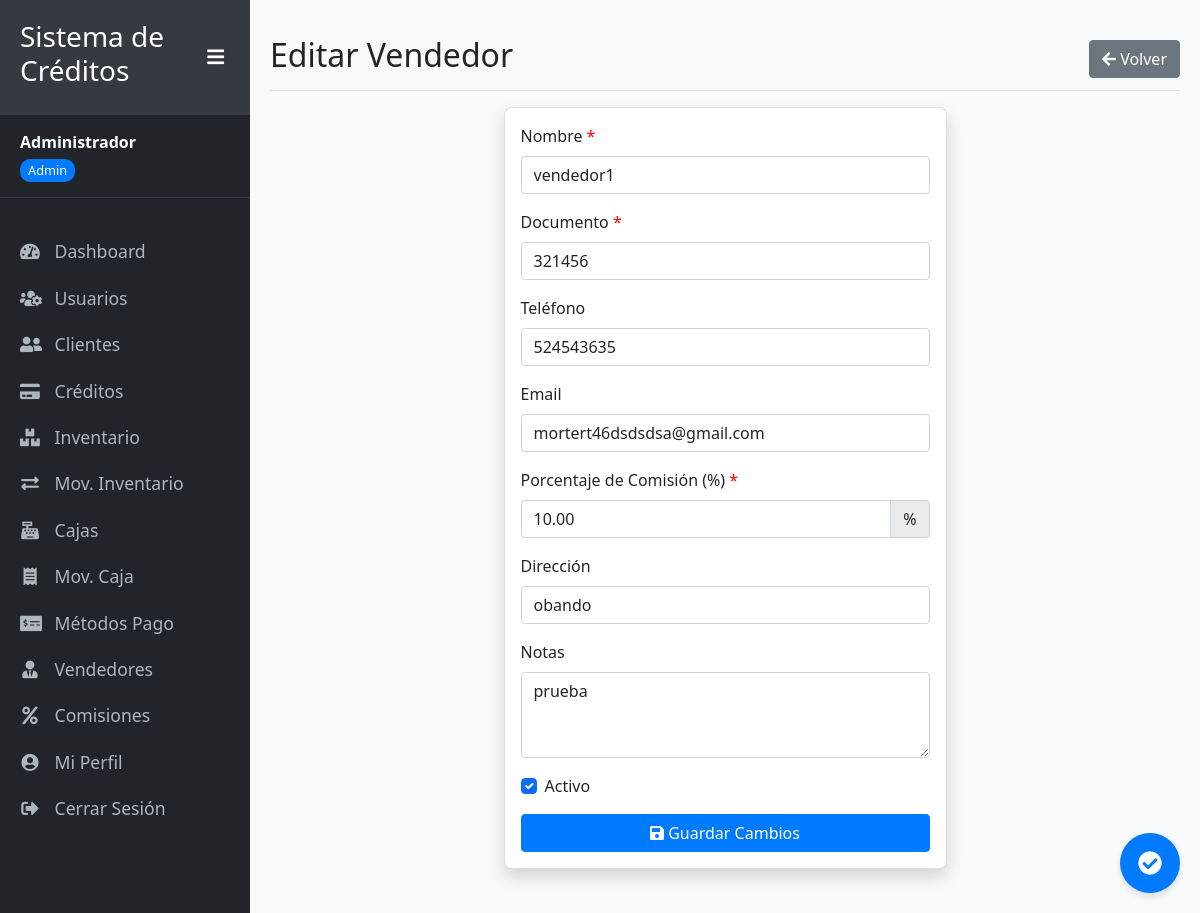
Page /editar_vendedor/1 (signed in) on the committed database.
### app_simple.py (models this page shows, shortened)
class Usuario(UserMixin, db.Model):
    id = db.Column(db.Integer, primary_key=True)
    nombre = db.Column(db.String(100), nullable=False)
    email = db.Column(db.String(100), unique=True, nullable=False)
    password_hash = db.Column(db.String(200), nullable=False)
    rol = db.Column(db.String(20), default='usuario')  # admin, usuario, cobrador, vendedor
    activo = db.Column(db.Boolean, default=True)
    fecha_creacion = db.Column(db.DateTime, default=datetime.utcnow)

class Vendedor(db.Model):
    id = db.Column(db.Integer, primary_key=True)
    nombre = db.Column(db.String(100), nullable=False)
    documento = db.Column(db.String(20), unique=True, nullable=False)
    telefono = db.Column(db.String(20))
    email = db.Column(db.String(100))
    direccion = db.Column(db.String(200))
    porcentaje_comision = db.Column(db.Numeric(5, 2), default=0)
    notas = db.Column(db.Text)
    activo = db.Column(db.Boolean, default=True)
    fecha_creacion = db.Column(db.DateTime, default=datetime.utcnow)
    creditos = db.relationship('Credito', backref='vendedor', lazy=True)
    comisiones = db.relationship('Comision', backref='vendedor', lazy=True)

### app_simple.py (the view, shortened to what this page needs)
@app.route('/editar_vendedor/<int:vendedor_id>', methods=['GET', 'POST'])
@login_required
def editar_vendedor(vendedor_id):
    vendedor = Vendedor.query.get_or_404(vendedor_id)
    form = VendedorForm(obj=vendedor)
    return render_template('finanzas/form_vendedor.html', form=form, vendedor=vendedor)

### app_simple.py
class VendedorForm(FlaskForm):
    nombre = StringField('Nombre', validators=[DataRequired(), Length(min=2, max=100)])
    documento = StringField('Documento', validators=[DataRequired(), Length(min=5, max=20)])
    telefono = StringField('Teléfono', validators=[Length(max=20)])
    email = StringField('Email', validators=[Optional(), Email(), Length(max=100)])
    direccion = StringField('Dirección', validators=[Length(max=200)])
    porcentaje_comision = DecimalField('Porcentaje de Comisión (%)', validators=[NumberRange(min=0, max=100)], default=0)
    notas = TextAreaField('Notas')
    activo = BooleanField('Activo', default=True)
    submit = SubmitField('Guardar')

### app_simple.py (called while the page is built)
@login_manager.user_loader
def load_user(user_id):
    return Usuario.query.get(int(user_id))

### templates/finanzas/form_vendedor.html (shortened to what this page needs)
{% extends "layouts/base.html" %}
{% block content %}
<div class="d-flex justify-content-between flex-wrap flex-md-nowrap align-items-center pt-3 pb-2 mb-3 border-bottom">
    <h1 class="h2">{{ 'Editar' if vendedor else 'Crear Nuevo' }} Vendedor</h1>
    <div class="btn-toolbar mb-2 mb-md-0">
        <a href="{{ url_for('vendedores') }}" class="btn btn-secondary">
            <i class="fas fa-arrow-left"></i> Volver
        </a>
    </div>
</div>
<div class="row">
    <div class="col-md-8 col-lg-6 mx-auto">
        <div class="card shadow">
            <div class="card-body">
                <form method="POST" action="{{ url_for('editar_vendedor', vendedor_id=vendedor.id) if vendedor else url_for('crear_vendedor') }}">
                    <div class="mb-3">
                        {{ form.nombre.label(class="form-label required") }}
                        {{ form.nombre(class="form-control" + (" is-invalid" if form.nombre.errors else "")) }}
                    </div>
                    <div class="mb-3">
                        {{ form.documento.label(class="form-label required") }}
                        {{ form.documento(class="form-control" + (" is-invalid" if form.documento.errors else "")) }}
                    </div>
                    <div class="mb-3">
                        {{ form.telefono.label(class="form-label") }}
                        {{ form.telefono(class="form-control" + (" is-invalid" if form.telefono.errors else "")) }}
                    </div>
                    <div class="mb-3">
                        {{ form.email.label(class="form-label") }}
                        {{ form.email(class="form-control" + (" is-invalid" if form.email.errors else "")) }}
                    </div>
                    <div class="mb-3">
                        {{ form.porcentaje_comision.label(class="form-label required") }}
                        <div class="input-group">
                            {{ form.porcentaje_comision(class="form-control" + (" is-invalid" if form.porcentaje_comision.errors else ""), type="number", step="0.01") }}
                            <span class="input-group-text">%</span>
                        </div>
                    </div>
                    <div class="mb-3">
                        {{ form.direccion.label(class="form-label") }}
                        {{ form.direccion(class="form-control" + (" is-invalid" if form.direccion.errors else "")) }}
                    </div>
                    <div class="mb-3">
                        {{ form.notas.label(class="form-label") }}
                        {{ form.notas(class="form-control" + (" is-invalid" if form.notas.errors else ""), rows="3") }}
                    </div>
                    <div class="mb-3 form-check">
                        {{ form.activo(class="form-check-input") }}
                        {{ form.activo.label(class="form-check-label") }}
                    </div>
                    <div class="d-grid gap-2">
                        <button type="submit" class="btn btn-primary">
                            <i class="fas fa-save"></i> {{ 'Guardar Cambios' if vendedor else 'Crear Vendedor' }}
                        </button>
                    </div>
                </form>
            </div>
        </div>
    </div>
</div>
{% endblock %}

### templates/layouts/base.html (shortened to what this page needs)
<!DOCTYPE html>
<html lang="es">
<head>
    <link href="https://cdn.jsdelivr.net/npm/bootstrap@5.1.3/dist/css/bootstrap.min.css" rel="stylesheet">
    <link rel="stylesheet" href="https://cdnjs.cloudflare.com/ajax/libs/font-awesome/5.15.4/css/all.min.css">
    <link rel="stylesheet" href="{{ url_for("static", filename="css/style.css")  }}">
<link rel="stylesheet" href="{{ url_for('static', filename='css/mobile.css') }}">
</head>
<body>
    <div class="wrapper d-flex">
        {% if current_user.is_authenticated %}
        <nav id="sidebar">
            <div class="sidebar-header">
                <h3>Sistema de Créditos</h3>
                <button type="button" id="toggleSidebar" class="d-none d-md-block">
                    <i class="fas fa-bars"></i>
                </button>
            </div>
            <div class="user-info d-none d-md-block">
                <strong>{{ current_user.nombre }}</strong><br>
                <span class="user-role">{{ current_user.rol | capitalize }}</span>
            </div>
            <ul class="list-unstyled components">
                <li data-path="{{ url_for("dashboard") }}">
                    <a href="{{ url_for("dashboard") }}"><i class="fas fa-tachometer-alt"></i> <span class="menu-text">Dashboard</span></a>
                </li>
                {% if current_user.rol == "admin" %}
                <li data-path="{{ url_for("usuarios") }}">
                    <a href="{{ url_for("usuarios") }}"><i class="fas fa-users-cog"></i> <span class="menu-text">Usuarios</span></a>
                </li>
                {% endif %}
                {% if current_user.rol in ["admin", "vendedor"] %}
                <li data-path="{{ url_for("clientes") }}">
                    <a href="{{ url_for("clientes") }}"><i class="fas fa-user-friends"></i> <span class="menu-text">Clientes</span></a>
                </li>
                {% endif %}
                {% if current_user.rol in ["admin", "vendedor"] %}
                <li data-path="{{ url_for("creditos") }}">
                    <a href="{{ url_for("creditos") }}"><i class="fas fa-credit-card"></i> <span class="menu-text">Créditos</span></a>
                </li>
                {% endif %}
                {% if current_user.rol == "admin" %}
                <li data-path="{{ url_for("inventario") }}">
                    <a href="{{ url_for("inventario") }}"><i class="fas fa-boxes"></i> <span class="menu-text">Inventario</span></a>
                </li>
                 <li data-path="{{ url_for("movimientos_inventario") }}">
                    <a href="{{ url_for("movimientos_inventario") }}"><i class="fas fa-exchange-alt"></i> <span class="menu-text">Mov. Inventario</span></a>
                </li>
                {% endif %}
                {% if current_user.rol == "admin" %}
                <li data-path="{{ url_for("cajas") }}">
                    <a href="{{ url_for("cajas") }}"><i class="fas fa-cash-register"></i> <span class="menu-text">Cajas</span></a>
                </li>
                 <li data-path="{{ url_for("movimientos_caja") }}">
                    <a href="{{ url_for("movimientos_caja") }}"><i class="fas fa-receipt"></i> <span class="menu-text">Mov. Caja</span></a>
                </li>
                 <li data-path="{{ url_for("metodos_pago") }}">
                    <a href="{{ url_for("metodos_pago") }}"><i class="fas fa-money-check-alt"></i> <span class="menu-text">Métodos Pago</span></a>
                </li>
                 <li data-path="{{ url_for("vendedores") }}">
                    <a href="{{ url_for("vendedores") }}"><i class="fas fa-user-tie"></i> <span class="menu-text">Vendedores</span></a>
                </li>
                 <li data-path="{{ url_for("comisiones") }}">
                    <a href="{{ url_for("comisiones") }}"><i class="fas fa-percent"></i> <span class="menu-text">Comisiones</span></a>
                </li>
                {% endif %}
                 <li data-path="{{ url_for("perfil") }}">
                    <a href="{{ url_for("perfil") }}"><i class="fas fa-user-circle"></i> <span class="menu-text">Mi Perfil</span></a>
                </li>
                <li>
                    <a href="{{ url_for("logout") }}"><i class="fas fa-sign-out-alt"></i> <span class="menu-text">Cerrar Sesión</span></a>
                </li>
            </ul>
        </nav>
        {% endif %}
        <div id="content" class="{% if not current_user.is_authenticated %}w-100{% endif %}">
            {% block content %}{% endblock %}
            {% if current_user.is_authenticated %}
            <button type="button" id="sync-button" class="sync-button" data-bs-toggle="tooltip" data-bs-placement="left" title="Datos sincronizados">
                <i class="fas fa-check-circle"></i>
            </button>
            {% endif %}
        </div>
    </div>
</body>
</html>

### static/css/style.css (style rules this page uses)
body { font-family: 'Segoe UI', Tahoma, Geneva, Verdana, sans-serif; background-color: #f8f9fa; overflow-x: hidden; }
.wrapper { display: flex; width: 100%; overflow: hidden; }
#sidebar { min-width: 250px; max-width: 250px; min-height: 100vh; background: #212529; color: #fff; transition: all 0.3s; z-index: 1000; }
#sidebar .sidebar-header { padding: 20px; background: #343a40; display: flex; justify-content: space-between; align-items: center; }
#sidebar ul.components { padding: 20px 0; }
#sidebar ul li a { padding: 10px 20px; font-size: 1.1em; display: block; color: #adb5bd; text-decoration: none; transition: all 0.3s; position: relative; white-space: nowrap; }
#sidebar ul li a i { margin-right: 10px; width: 20px; text-align: center; }
.user-info { padding: 15px 20px; border-bottom: 1px solid #343a40; margin-bottom: 10px; white-space: nowrap; overflow: hidden; text-overflow: ellipsis; }
.user-role { display: inline-block; font-size: 0.8em; padding: 2px 8px; border-radius: 10px; background-color: #007bff; color: white; margin-top: 5px; }
#content { width: 100%; padding: 20px; min-height: 100vh; transition: all 0.3s; overflow-y: auto; }
#toggleSidebar { background: transparent; border: none; color: white; font-size: 1.2em; cursor: pointer; }
.card { border-radius: 0.5rem; box-shadow: 0 0.125rem 0.25rem rgba(0, 0, 0, 0.075); margin-bottom: 1.5rem; }
.form-label.required::after { content: " *"; color: red; }
.btn { border-radius: 0.25rem; font-weight: 500; }
.btn-primary { background-color: #007bff; border-color: #007bff; }
.sync-button { position: fixed; bottom: 20px; right: 20px; width: 60px; height: 60px; border-radius: 50%; background-color: #007bff; color: white; display: flex; justify-content: center; align-items: center; box-shadow: 0 4px 6px rgba(0, 0, 0, 0.1); z-index: 1000; cursor: pointer; border: none; }
.sync-button i { font-size: 24px; }
body { padding-top: 60px; }
@media (min-width: 768px) { body { padding-top: 0; } }

### rows in the picture
Usuario: nombre "Administrador", rol "Admin"
Vendedor: nombre "vendedor1", documento "321456", telefono "524543635", email "mortert46dsdsdsa@gmail.com", porcentaje_comision "10.00", direccion "obando", notas "prueba", activo "☑"

### other values in the picture
{{ 'Editar' if vendedor else 'Crear Nuevo' }} "Editar"
{{ 'Guardar Cambios' if vendedor else 'Crear Vendedor' }} "Guardar Cambios"
